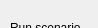
      <widget class="QWidget" name="page_7">
       <property name="geometry">
        <rect>
         <x>0</x>
         <y>0</y>
         <width>98</width>
         <height>28</height>
        </rect>
       </property>
       <attribute name="label">
        <string>Step 2 - Run / re-run scenario</string>
       </attribute>
       <widget class="QGroupBox" name="groupBox_27">
        <property name="geometry">
         <rect>
          <x>10</x>
          <y>20</y>
          <width>681</width>
          <height>161</height>
         </rect>
        </property>
        <property name="title">
         <string>Run scenario</string>
        </property>
        <widget class="QPushButton" name="pushButton_8">
         <property name="geometry">
          <rect>
           <x>530</x>
           <y>120</y>
           <width>131</width>
           <height>23</height>
          </rect>
         </property>
         <property name="text">
          <string>Run scenario</string>
         </property>
        </widget>
        <widget class="QWidget" name="layoutWidget_40">
         <property name="geometry">
          <rect>
           <x>290</x>
           <y>30</y>
           <width>44</width>
           <height>74</height>
          </rect>
         </property>
         <layout class="QVBoxLayout" name="verticalLayout_40">
          <item>
           <widget class="QSpinBox" name="spinBox_37"/>
          </item>
          <item>
           <widget class="QSpinBox" name="spinBox_38"/>
          </item>
          <item>
           <widget class="QSpinBox" name="spinBox_39"/>
          </item>
         </layout>
        </widget>
        <widget class="QWidget" name="layoutWidget_41">
         <property name="geometry">
          <rect>
           <x>190</x>
           <y>30</y>
           <width>86</width>
           <height>80</height>
          </rect>
         </property>
         <layout class="QVBoxLayout" name="verticalLayout_41">
          <item>
           <widget class="QSlider" name="horizontalSlider_45">
            <property name="orientation">
             <enum>Qt::Horizontal</enum>
            </property>
           </widget>
          </item>
          <item>
           <widget class="QSlider" name="horizontalSlider_46">
            <property name="orientation">
             <enum>Qt::Horizontal</enum>
            </property>
           </widget>
          </item>
          <item>
           <widget class="QSlider" name="horizontalSlider_47">
            <property name="orientation">
             <enum>Qt::Horizontal</enum>
            </property>
           </widget>
          </item>
         </layout>
        </widget>
        <widget class="QWidget" name="layoutWidget_42">
         <property name="geometry">
          <rect>
           <x>20</x>
           <y>30</y>
           <width>158</width>
           <height>71</height>
          </rect>
         </property>
         <layout class="QVBoxLayout" name="verticalLayout_42">
          <item>
           <widget class="QLabel" name="label_58">
            <property name="text">
             <string>Burn-in length:</string>
            </property>
           </widget>
          </item>
          <item>
           <widget class="QLabel" name="label_59">
            <property name="text">
             <string>Temporal evolution length:</string>
            </property>
           </widget>
          </item>
          <item>
           <widget class="QLabel" name="label_60">
            <property name="text">
             <string>Number of population replicates:</string>
            </property>
           </widget>
          </item>
         </layout>
        </widget>
       </widget>
      </widget>
